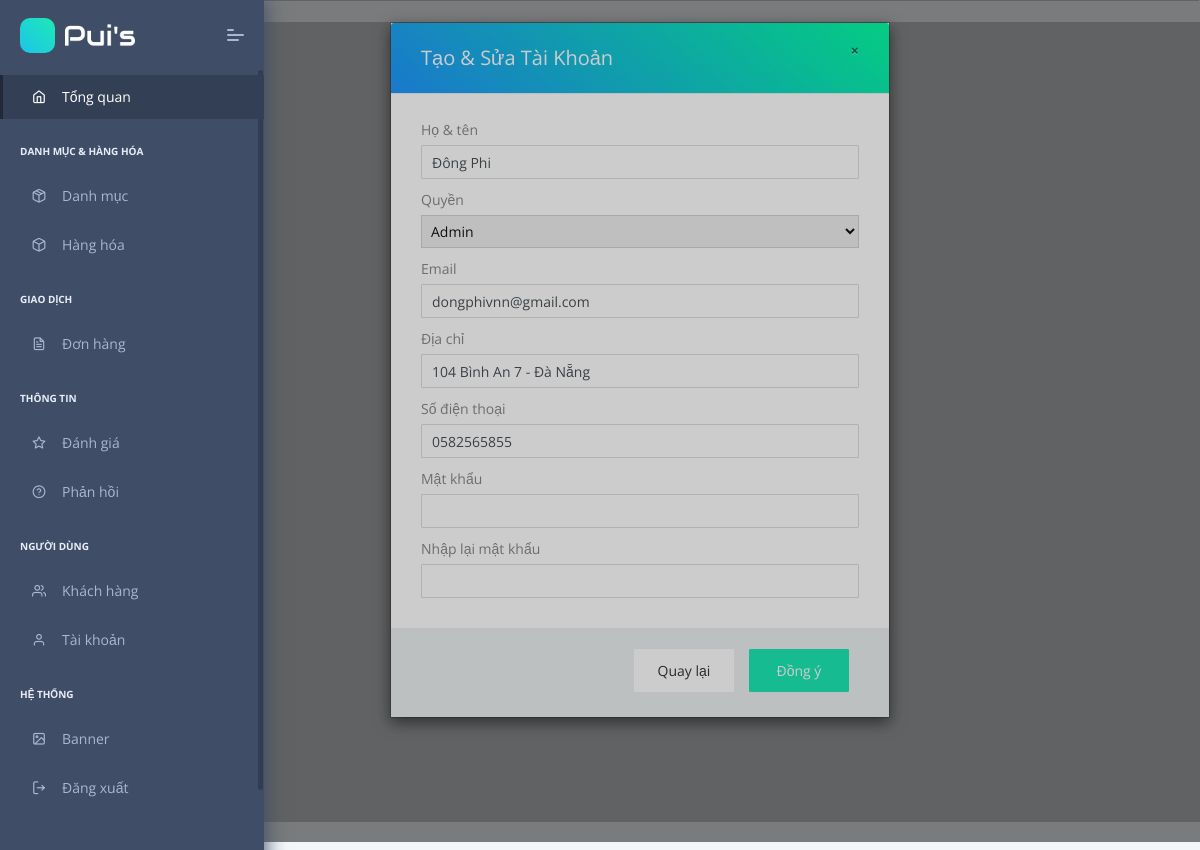
Screenshot of /admin/user/editor.php?id=1 (signed in) with the database file from the repository.
### tables this page shows
CREATE TABLE `user` (
  `id` int(11) NOT NULL,
  `fullname` varchar(50) DEFAULT NULL,
  `email` varchar(150) DEFAULT NULL,
  `phone_number` varchar(20) DEFAULT NULL,
  `address` varchar(200) DEFAULT NULL,
  `password` varchar(32) DEFAULT NULL,
  `role_id` int(11) DEFAULT NULL,
  `created_at` datetime DEFAULT NULL,
  `updated_at` datetime DEFAULT NULL,
  `deleted` int(11) DEFAULT NULL
);

### database/dbhelper.php (called while the page is built, shortened)
<?php
function executeResult($sql, $isSingle = false){
    $data = null;
    $conn = mysqli_connect(HOST, USERNAME, PASSWORD, DATABASE);
    mysqli_set_charset($conn, 'UTF-8');
    $resultset = mysqli_query($conn, $sql);
    if($isSingle){
        $data = mysqli_fetch_array($resultset, 1);
    }else{
        $data = [];
        while(($row = mysqli_fetch_array($resultset, 1)) != null ) {
            $data[] = $row;
        }
    }
    return $data;
}
?>

### utils/utility.php (called while the page is built, shortened)
<?php
function fixSqlInject($sql){
    $sql = str_replace('\\', '\\\\', $sql);
    $sql = str_replace('\'', '\\\'', $sql);
    return $sql;
}
function getGet($key){
    $value = '';
    if(isset($_GET[$key])){
        $value = $_GET[$key];
        $value = fixSqlInject($value);
    }
    return trim($value);
}
?>

### admin/user/editor.php (the view, shortened to what this page needs)
<?php
    include('../layouts/head.php');
	require_once('form_save.php');
    $id = getGet('id');
	if($id != '' && $id > 0) {
		$sql = "select * from User where id = '$id'";
		$userItem = executeResult($sql, true);
		if($userItem != null) {
			$fullname = $userItem['fullname'];
			$email = $userItem['email'];
			$phone_number = $userItem['phone_number'];
			$address = $userItem['address'];
			$role_id = $userItem['role_id'];
		} else {
			$id = 0;
		}
	} else {
		$id = 0;
	}
    $sql = "select * from Role";
	$roleItems = executeResult($sql);
?>
<div class="bg-adduser ">
    <?php
        include('../layouts/navbar.php');
    ?>
    <div class="pcoded-main-container ">
        <div class="pcoded-wrapper ">
            <div class="">
                <div class="modal-adduser ">
                    <div class="modal-dialog ">
                        <div class="modal-content mb-4">
                            <form  method="post" onsubmit="return validateForm();">
                                <div class="modal-header">
                                    <h4 class="modal-title">Tạo & Sửa Tài Khoản</h4>
                                    <a href="index.php" class="close" >&times;</a>
                                </div>
                                <div class="modal-body">
                                    <div class="form-group">
                                        <label>Họ & tên</label>
                                        <input type="text" class="form-control" id="usr" name="fullname" value="<?=$fullname?>" required>
                                    </div>
                                    <div class="form-group">
                                        <label for="usr">Quyền</label>
                                        <select class="p-2 w-100" name="role_id" id="role_id" required="true">
                                            <?php
                                                foreach($roleItems as $role) {
                                                    if($role['id'] == $role_id) {
                                                        echo '<option selected value="'.$role['id'].'">'.$role['name'].'</option>';
                                                    } else {
                                                        echo '<option value="'.$role['id'].'">'.$role['name'].'</option>';
                                                    }
                                                }
                                            ?>
                                        </select>
                                    </div>
                                    <div class="form-group">
                                        <label>Email</label>
                                        <input type="email" class="form-control" id="email" name="email" value="<?=$email?>" required>
                                    </div>
                                    <div class="form-group">
                                        <label>Địa chỉ</label>
                                        <input class="form-control" id="address" name="address" value="<?=$address?>" required>
                                    </div>
                                    <div class="form-group">
                                        <label>Số điện thoại</label>
                                        <input type="text" class="form-control" id="phone_number" name="phone_number" value="<?=$phone_number?>" required>
                                    </div>
                                    <div class="form-group">
                                        <label>Mật khẩu</label>
                                        <input <?=($id > 0?'':'required="true"')?> type="password" class="form-control"  id="pwd" name="password" minlength="6">
                                    </div>
                                    <div class="form-group">
                                        <label>Nhập lại mật khẩu</label>
                                        <input <?=($id > 0?'':'required="true"')?> type="password" class="form-control"  id="confirmation_pwd" minlength="6">
                                    </div>
                                </div>
                                <div class="modal-footer">
                                    <a href="index.php"><input type="button" class="btn btn-default" value="Quay lại"></a>
                                    <input type="submit" class="btn btn-success" value="Đồng ý">
                                </div>
                            </form>
                        </div>
                    </div>
                </div>
            </div>
        </div>
    </div>
</div>
<?php
    include('../layouts/footer.php');
?>

### rows the page displays
user: fullname "Đông Phi", email "dongphivnn@gmail.com", address "104 Bình An 7 - Đà Nẵng", phone_number "0582565855"

### other values shown
form field role_id "Admin"
